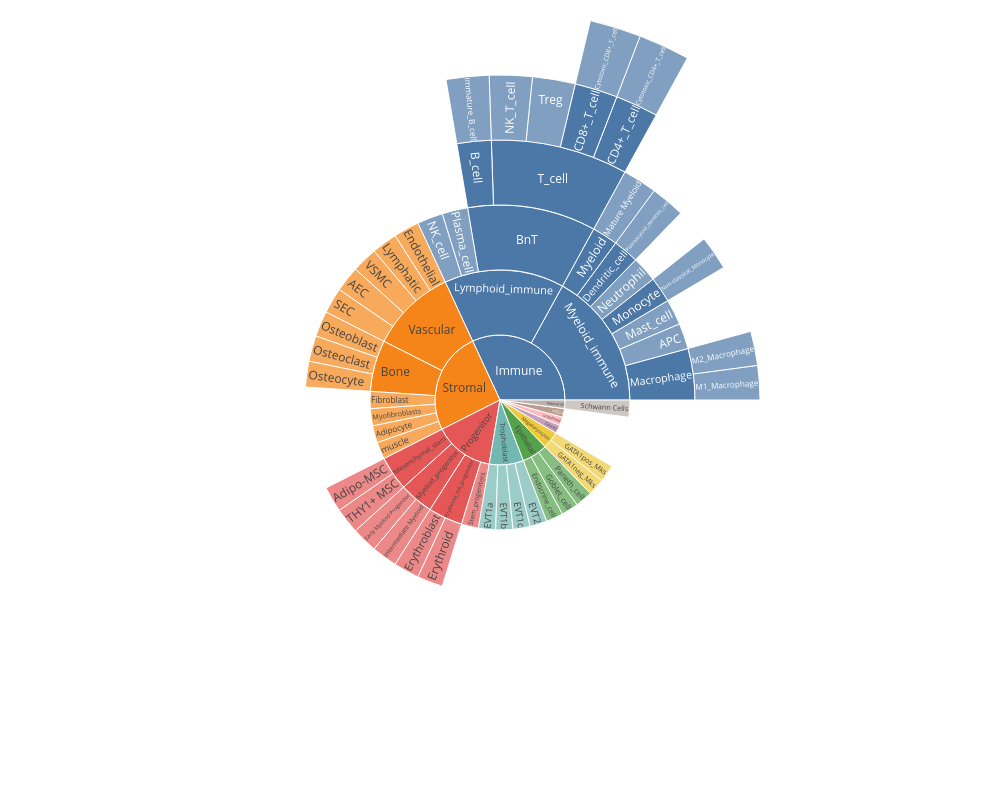

The notebook cell saved with this chart:
### Code cell
def parse_tree_for_sunburst(file_path):
    # Parse the indented tree file and return names and parents for sunburst
    names = []
    parents = []
    stack = []
    with open(file_path, 'r') as f:
        for line in f:
            stripped = line.lstrip()
            indent = len(line) - len(stripped)
            level = indent // 2
            name = stripped.strip()
            if not name:
                continue
            if level == 0:
                parent = ""
            else:
                parent = stack[level - 1]
            if name not in names:  # avoid duplicates
                names.append(name)
                parents.append(parent)
            if len(stack) <= level:
                stack.append(name)
            else:
                stack[level] = name

    return names, parents

def generate_radial_tree(file_path):
    names, parents = parse_tree_for_sunburst(file_path)
    fig = px.sunburst(
        names=names,
        parents=parents,
        width=1000,
        height=800,
        maxdepth=6,
        color_discrete_sequence=px.colors.qualitative.T10
    )

    fig.update_layout(
                        margin=dict(t=10, l=10, r=10, b=10)
                     )

    fig.show()

    fig.write_html(os.path.join(output_path, "sunburst_distribution_all.html"))
    fig.write_image(os.path.join(output_path, "sunburst_distribution_all.svg"))

generate_radial_tree(file_path)

### Figure 1 — Plotly figure (JSON) as saved in the notebook; plotly's stock layout.template omitted (floating-point values rounded to 4 significant figures)
{"data": [{"domain": {"x": [0, 1], "y": [0, 1]}, "hovertemplate": "label=%{label}<br>parent=%{parent}<extra></extra>", "labels": ["Immune", "Lymphoid_immune", "BnT", "B_cell", "Immature_B_cell", "T_cell", "CD4+_T_cell", "Cytotoxic_CD4+_T_cell", "CD8+_T_cell", "Cytotoxic_CD8+_T_cell", "Treg", "NK_T_cell", "Plasma_cell", "NK_cell", "Myeloid_immune", "Macrophage", "M1_Macrophage", "M2_Macrophage", "APC", "Mast_cell", "Monocyte", "Non-classical_Monocyte", "Neutrophil", "Dendritic_cell", "Plasmacytoid_dendritic_cell", "Myeloid", "Mature Myeloid", "Cancer", "Stromal", "Vascular", "Endothelial", "Lymphatic", "VSMC", "AEC", "SEC", "Fibroblast", "Myofibroblasts", "Adipocyte", "Bone", "Osteoblast", "Osteoclast", "Osteocyte", "muscle", "undefined", "HSCs", "Epithelial", "Endocrine_cell", "Goblet_cell", "Paneth_cell", "Neuronal", "Schwann Cells", "Progenitor", "Mesenchymal_stem", "Adipo-MSC", "THY1+ MSC", "Myeloid_progenitor", "Early Myeloid Progenitor", "Intermediate Myeloid", "Erythroid_mk_progenitor", "Erythroblast", "Erythroid", "Stem_progenitors", "Megakaryocytes", "GATA1neg_Mks", "GATA1pos_Mks", "Trophoblast", "EVT1a", "EVT1b", "EVT1c", "EVT2"], "maxdepth": 6, "name": "", "parents": ["", "Immune", "Lymphoid_immune", "BnT", "B_cell", "BnT", "T_cell", "CD4+_T_cell", "T_cell", "CD8+_T_cell", "T_cell", "T_cell", "Lymphoid_immune", "Lymphoid_immune", "Immune", "Myeloid_immune", "Macrophage", "Macrophage", "Myeloid_immune", "Myeloid_immune", "Myeloid_immune", "Monocyte", "Myeloid_immune", "Myeloid_immune", "Dendritic_cell", "Myeloid_immune", "Myeloid", "", "", "Stromal", "Vascular", "Vascular", "Vascular", "Vascular", "Vascular", "Stromal", "Stromal", "Stromal", "Stromal", "Bone", "Bone", "Bone", "Stromal", "", "", "", "Epithelial", "Epithelial", "Epithelial", "", "Neuronal", "", "Progenitor", "Mesenchymal_stem", "Mesenchymal_stem", "Progenitor", "Myeloid_progenitor", "Myeloid_progenitor", "Progenitor", "Erythroid_mk_progenitor", "Erythroid_mk_progenitor", "Progenitor", "", "Megakaryocytes", "Megakaryocytes", "", "Trophoblast", "Trophoblast", "Trophoblast", "Trophoblast"], "type": "sunburst"}], "layout": {"height": 800, "legend": {"tracegroupgap": 0}, "margin": {"b": 10, "l": 10, "r": 10, "t": 10}, "sunburstcolorway": ["#4C78A8", "#F58518", "#E45756", "#72B7B2", "#54A24B", "#EECA3B", "#B279A2", "#FF9DA6", "#9D755D", "#BAB0AC"], "width": 1000}}
